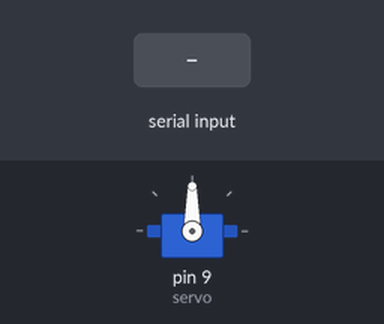
A sketch run on a simulated Arduino Uno, built with avr-gcc and run on an emulated ATmega328P. Parts: servo. Inputs (shaded band) come from the test bench.

Above: at 1.2 s.
1.3 s: byte 30 received over Serial
At 2.4 s:
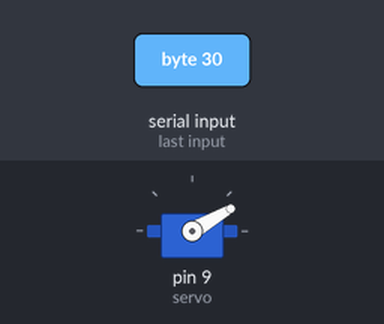
2.8 s: byte 120 received over Serial
At 3.5 s:
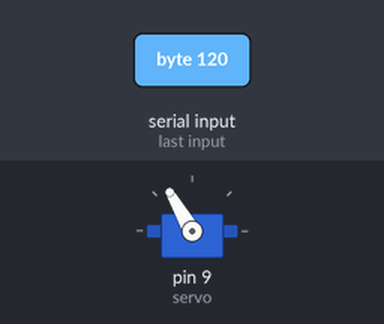
Timing chart, 0 to 5.8 s (numbered marks = the images above; inputs shaded):
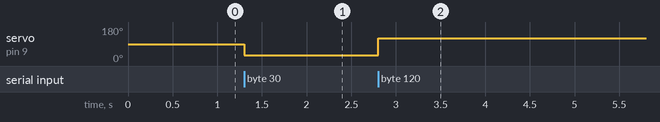

Measured:
- after the input at 1.3 s, servo on pin 9 (servo): 90° → 30° at once
- after the input at 2.8 s, servo on pin 9 (servo): 30° → 120° at once

The sketch:

grabnar.ino
```cpp
//Arduino code:
#include <Servo.h>

Servo servo;
int pos = 0;


void setup(){
  servo.attach(9);
  Serial.begin(19200); // 19200 is the rate of communication

}

void loop() {
  static int val = 0; // value to be sent to the servo
  if ( Serial.available())
  {
    val = Serial.read(); // read input from processing
    servo.write(val);
    val = 0;
  }
}
```
